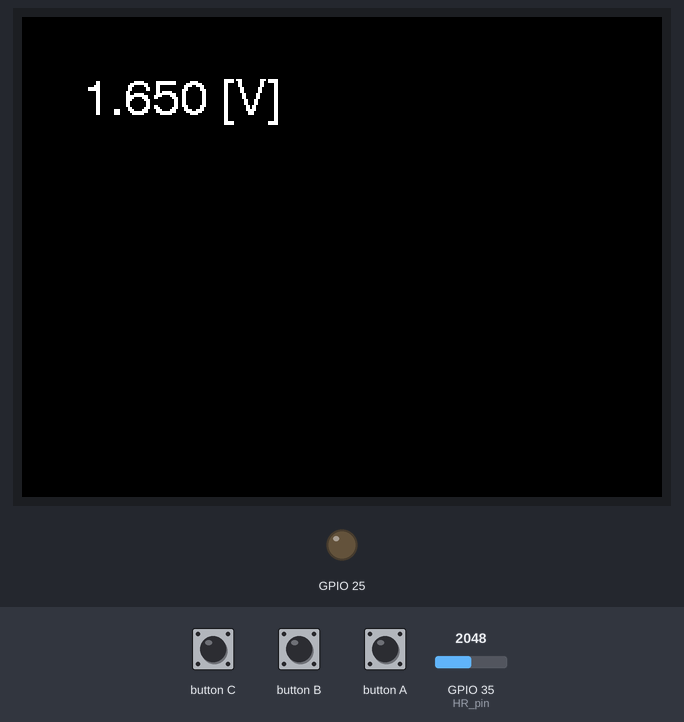
Simulated run of this sketch. Board: ESP32. On the bench: 320×240 colour display, output pins drawn as LEDs (lit = HIGH). Inputs (shaded band) come from the test bench; at power-on: GPIO 35 (HR_pin) = 2048. What the sketch prints to the serial monitor is not drawn.

Above: at 1.3 s.
1.4 s: GPIO 35 (HR_pin) set to 2866
At 1.7 s:
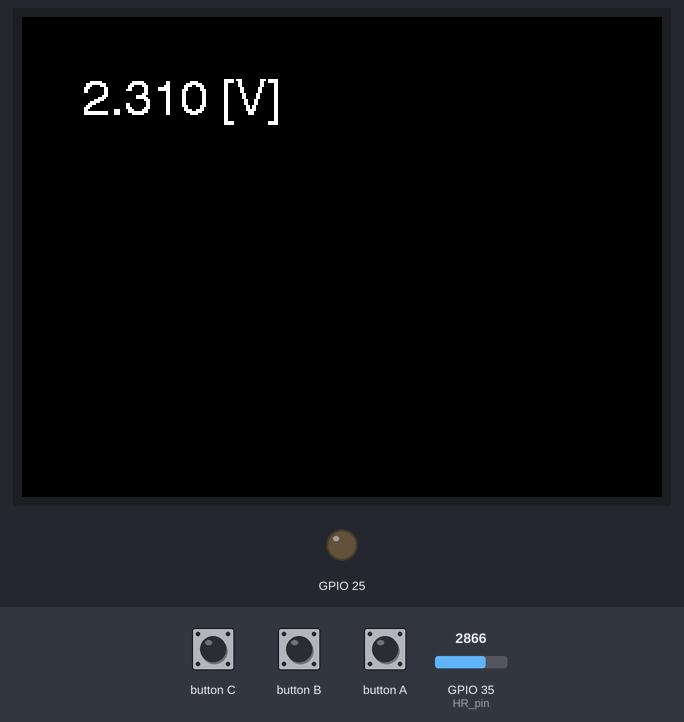
2.9 s: GPIO 35 (HR_pin) set to 3603
At 4.1 s:
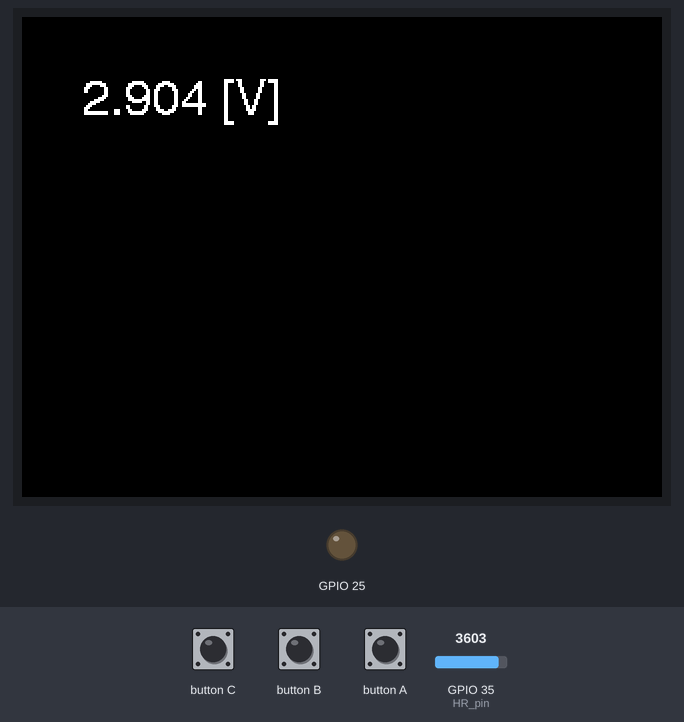
4.4 s: GPIO 35 (HR_pin) set to 4095
At 5.4 s:
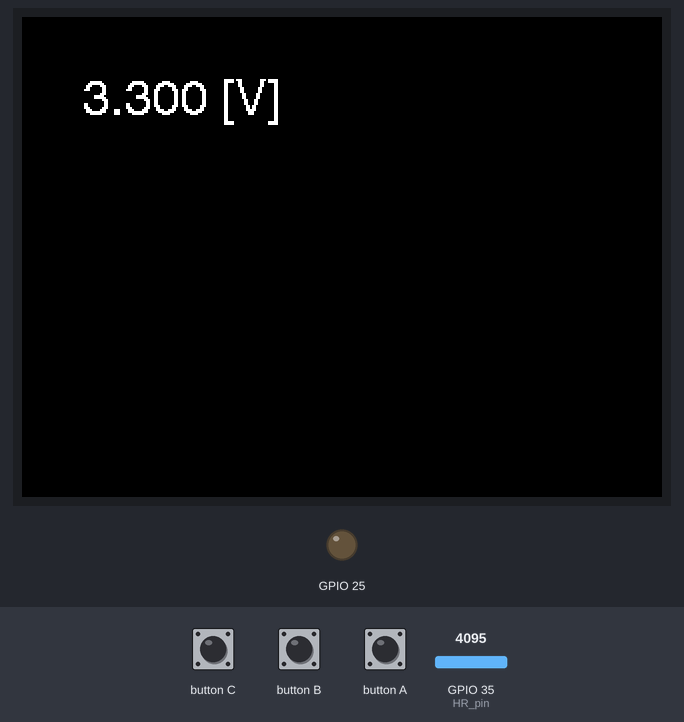
Timing chart, 0 to 7.4 s (numbered marks = the images above; inputs shaded):
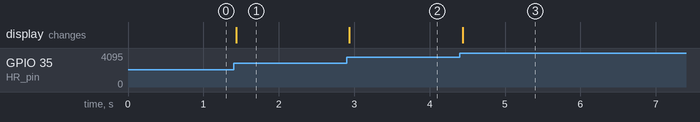

Measured:
- after the input at 1.4 s, the display: changes at once (image 1)
- after the input at 2.9 s, the display: changes at once (image 2)
- after the input at 4.4 s, the display: changes at once (image 3)

The sketch:

potentADC2023.ino
```cpp
#include <M5Stack.h>

#define HR_pin 35 // 出力信号線（真ん中の線）をGPIO 35につなぐ（36も可）
                  // 半固定抵抗の両端の線をG（グランド）と3.3V（電源）につなぐ（配線に向きは無いのでどちら向きでも良い）

float vol=0;                   // 実数(float)型で変数volを定義（変数は型を定義しないとsetup()やloop()でエラー）
const float MAX_VOLTAGE = 3.3; // 3.3Vを電源とした場合
const float ANALOG_MAX = 4095; // M5STACK(ESP32)の場合: 2^12(12bit)

void setup() { // 開始時1度だけ実行（セットアップ）
// M5.begin(false, true, true, true); // LCD以外の全ての引数を「true」：ノイズ低減
  M5.begin();
  Serial.begin(115200); // シリアル通信のデータ転送レート bps：ビット/秒
                        // ボーレートとも言う
                        // 飛び飛びの値 (9600/19200/38400/57600/115200)などを選ぶ
  dacWrite(25, 0);      // Speaker OFF（ブーと低音が鳴るのを防ぐ：M5Stackのテクニック）
  pinMode(HR_pin, INPUT);
}

void loop() { // 繰り返し実行（ループ）
   M5.update();
   vol=analogRead(HR_pin)*MAX_VOLTAGE/ANALOG_MAX;    // アナログ信号の取得（bitから電圧に変換）
   Serial.println(vol);                              // シリアル(USBでPC)に出力
   M5.Lcd.setCursor(30, 30, 4);                      // 液晶での表示位置
   M5.Lcd.printf("%.3f [V]",vol);                    // 液晶に表示（小数点3桁）
   delay(50);                                        // 次のループを少し(50msec)遅らせる
}
```
